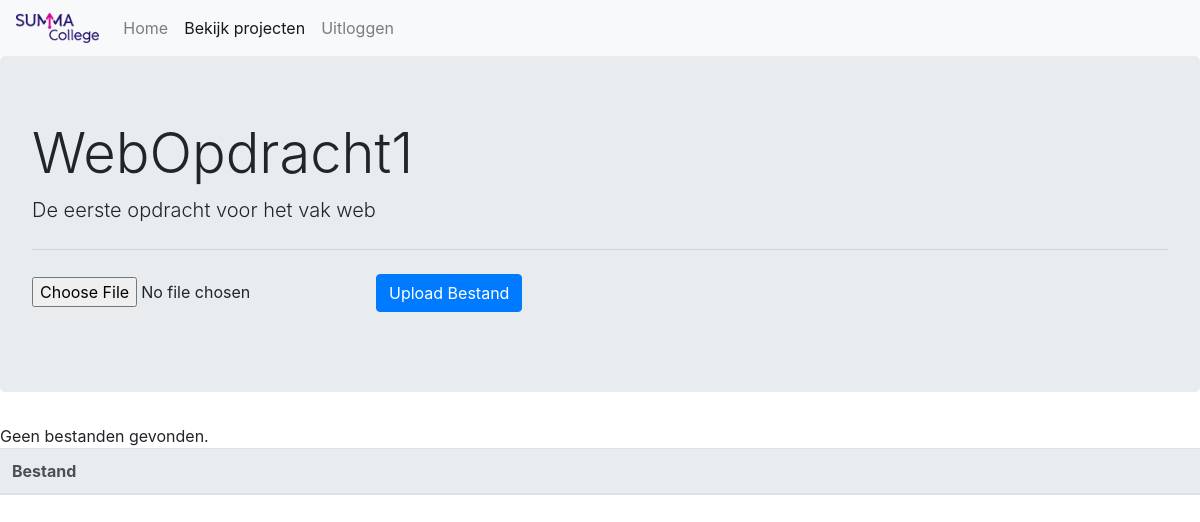
Page /Website/Projecten/project.php?project=1 (signed in) on the committed database.
### tables this page shows
CREATE TABLE IF NOT EXISTS `project` (
  `projectid` int(11) NOT NULL AUTO_INCREMENT,
  `projectnaam` varchar(25) NOT NULL,
  `projectomschrijving` varchar(50) NOT NULL,
  PRIMARY KEY (`projectid`),
  KEY `projectnaam` (`projectnaam`)
);

### Website/Projecten/project.php (the view, shortened to what this page needs)
<html lang='nl'>
<head>
  <link rel="stylesheet" href="https://stackpath.bootstrapcdn.com/bootstrap/4.3.1/css/bootstrap.min.css">
  <link rel='stylesheet' href='css/master.css'>
</head>
<body>
  <nav class="navbar navbar-expand-lg navbar-light bg-light">
    <a class="navbar-brand" href="#">
      <img src="../img/logo.png" height="30" class="d-inline-block align-top" alt="">
    </a>
    <div class="collapse navbar-collapse" id="navbarText">
      <ul class="navbar-nav mr-auto">
        <li class="nav-item">
          <a class="nav-link" href="../index.php">Home </a>
        </li>
        <?php
          if (isset($_SESSION['login']) && $_SESSION['login'] === true) {
            echo '<li class="nav-item active"><a class="nav-link" href="../Projecten/index.php">Bekijk projecten <span class="sr-only">(current)</span></a></li>';
            echo '<li class="nav-item"><a class="nav-link" href="../uitloggen.php">Uitloggen</a></li>';
            echo '</ul>';
          }
          else {
            $url = '../login.php';
            header( "Location: $url" );
          }
        ?>
    </div>
  </nav>
  <main>
  <div class="jumbotron">
    <?php
    $query = "SELECT * FROM `project` WHERE `projectid` = ". $_GET["project"] .";";
    $resultaat = mysqli_query($connection, $query);
    if (mysqli_num_rows($resultaat) > 0) {
      while($row = mysqli_fetch_array($resultaat, MYSQLI_ASSOC)) {
        echo '<h1 class="display-4">' . $row['projectnaam'] . '</h1>';
        echo '<p class="lead">' . $row['projectomschrijving'] . '</p>';
        echo '<hr class="my-4">';
        echo '<p class="lead">';
        echo '<form method="post" enctype="multipart/form-data">';
        echo '<input type="File" name="file">';
        echo '<input type="submit" class="btn btn-primary" name="submit" value="Upload Bestand">';
        echo '</form>';
        echo '</p>';
      }
    }
    else {
      echo 'Project konden niet laden. Probeer opnieuw.';
    }
    ?>
    </div>
    <table class="table">
  <thead class="thead-light">
    <tr>
      <th scope="col">Bestand</th>
      <th scope="col"></th>
      <th scope="col"></th>
    </tr>
  </thead>
</table>
  </main>
</body>
</html>

### rows in the picture
project: projectnaam "WebOpdracht1", projectomschrijving "De eerste opdracht voor het vak web"
